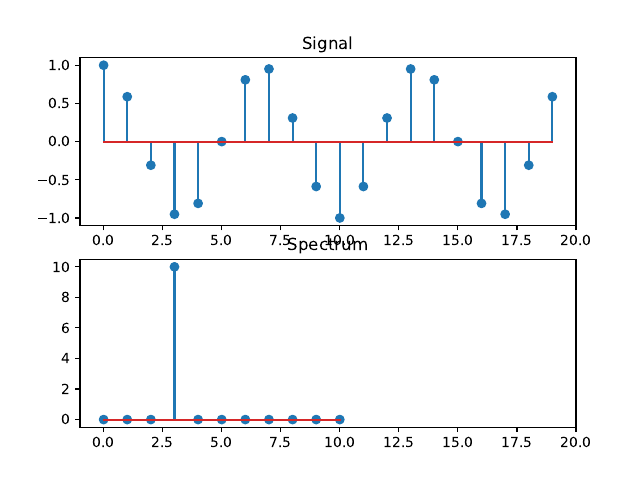

Recreate this plot in Python.
# FFT_demo_05.py

# Real FFT

import numpy as np
from matplotlib import pyplot

N = 20
n = np.arange(0, N)     # n = [0, 1, 2, ..., N-1]
f0 = 3.0
x = np.cos(2.0 * np.pi * f0 / N * n)
X = np.fft.rfft(x)
g = np.fft.irfft(X)
err = x - g                 # reconstruction error

print('max(abs(err)) = ', np.max(np.abs(err)))

fig = pyplot.figure(1)

pyplot.subplot(2, 1, 1)
pyplot.stem(n, x)
pyplot.xlim(-1, N)
pyplot.title('Signal')

k = np.arange(len(X))

pyplot.subplot(2, 1, 2)
pyplot.stem(k, np.abs(X))
pyplot.xlim(-1, N)
pyplot.title('Spectrum')

fig.savefig('FFT_demo_05.pdf')
pyplot.show()

